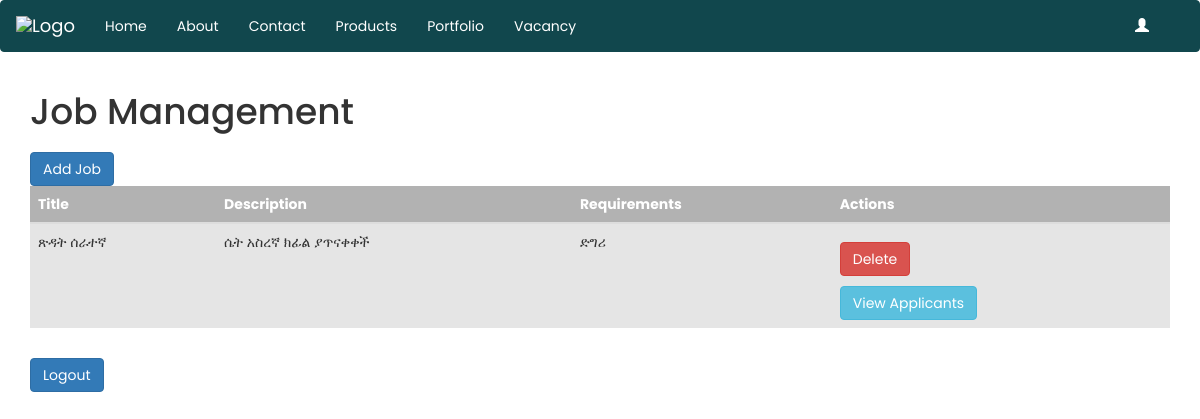
Screenshot of /lagin/vadmin with the database file from the repository.
### app.py (models this page shows, shortened)
class Job(db.Model):
    id = db.Column(db.Integer, primary_key=True)
    title = db.Column(db.String(100), nullable=False)
    description = db.Column(db.String(500), nullable=False)
    requirements = db.Column(db.String(500), nullable=False)
    deadline = db.Column(db.DateTime, nullable=True)
    is_active = db.Column(db.Boolean, default=True)

### app.py (the view)
@app.route('/lagin/vadmin')
def vadmin():
    jobs = Job.query.all()
    return render_template('vadmin.html', jobs=jobs)

### templates/vadmin.html (shortened to what this page needs)
<!DOCTYPE html>
<html>
<head>
    <link rel="stylesheet" href="https://maxcdn.bootstrapcdn.com/bootstrap/3.3.7/css/bootstrap.min.css">
</head>
<body>
    <nav class="navbar navbar-default">
        <div class="container-fluid">
            <div class="navbar-header">
                <a class="navbar-brand" href="#">
                    <img src="path/to/your/AMCO.png" alt="Logo" height="30">
                </a>
            </div>
            <ul class="nav navbar-nav">
                <li><a href="/home">Home</a></li>
                <li><a href="#">About</a></li>
                <li><a href="#">Contact</a></li>
                <li><a href="/prod">Products</a></li>
                <li><a href="#">Portfolio</a></li>
                <li><a href="/">Vacancy</a></li>
            </ul>
            <ul class="nav navbar-nav navbar-right">
                <li><a href="/lagin"><span class="glyphicon glyphicon-user"></span></a></li>
            </ul>
        </div>
    </nav>
    <div class="container">
        <h1>Job Management</h1>
        <a href="{{ url_for('add_job') }}" class="btn btn-primary">Add Job</a>
        <table class="table">
            <thead>
                <tr>
                    <th>Title</th>
                    <th>Description</th>
                    <th>Requirements</th>
                    <th>Actions</th>
                </tr>
            </thead>
            <tbody>
                {% for job in jobs %}
                <tr>
                    <td>{{ job.title }}</td>
                    <td>{{ job.description }}</td>
                    <td>{{ job.requirements }}</td>
                    <td>
                        <form action="{{ url_for('delete_job', job_id=job.id) }}" method="post">
                            <button type="submit" class="btn btn-danger">Delete</button>
                        </form>
                        <a href="{{ url_for('applied_jobs', job_id=job.id) }}" class="btn btn-info">View Applicants</a>
                    </td>
                </tr>
                {% endfor %}
            </tbody>
        </table>
        <form action="{{ url_for('lagout') }}" method="get">
            <button type="submit" class="btn btn-primary">Logout</button>
        </form>
    </div>
</body>
</html>

### templates/vadmin.html (style rules this page uses)
body { background: white; font-family: 'Poppins', sans-serif; }
.navbar-default { background-color: #11474D; border-color: #11474D; }
.navbar-default .navbar-brand { color: white; }
.navbar-default .navbar-nav>li>a { color: white; }
.container { margin-top: 20px; }
.table th { color: white; background-color: rgba(0, 0, 0, 0.3); }
.table td { background-color: rgba(0, 0, 0, 0.1); }
.btn { margin-top: 10px; }
.navbar-right { margin-right: 20px; }
.navbar-right a { color: white; margin-left: 10px; }

### rows the page displays
Job: title "ጽዳት ሰራተኛ", description "ሴት አስረኛ ክፊል ያጥናቀቀች", requirements "ድግሪ"
